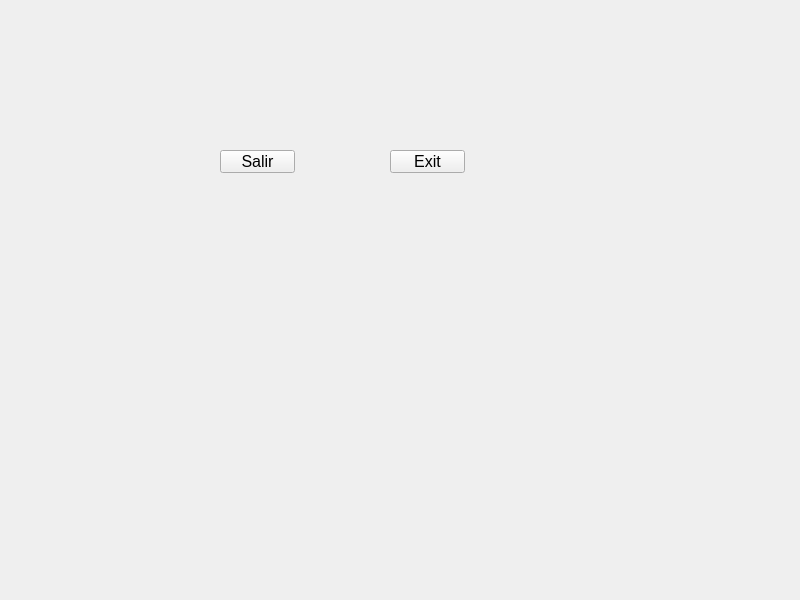
<?xml version="1.0" encoding="UTF-8"?>
<ui version="4.0">
 <class>Demo</class>
 <widget class="QWidget" name="Demo">
  <property name="geometry">
   <rect>
    <x>0</x>
    <y>0</y>
    <width>800</width>
    <height>600</height>
   </rect>
  </property>
  <property name="windowTitle">
   <string>Demo</string>
  </property>
  <widget class="QPushButton" name="btn_Close">
   <property name="geometry">
    <rect>
     <x>220</x>
     <y>150</y>
     <width>75</width>
     <height>23</height>
    </rect>
   </property>
   <property name="font">
    <font>
     <pointsize>12</pointsize>
    </font>
   </property>
   <property name="text">
    <string>Salir</string>
   </property>
  </widget>
  <widget class="QPushButton" name="btn_Exit">
   <property name="geometry">
    <rect>
     <x>390</x>
     <y>150</y>
     <width>75</width>
     <height>23</height>
    </rect>
   </property>
   <property name="font">
    <font>
     <pointsize>12</pointsize>
    </font>
   </property>
   <property name="text">
    <string>Exit</string>
   </property>
  </widget>
 </widget>
 <resources/>
 <connections/>
</ui>
